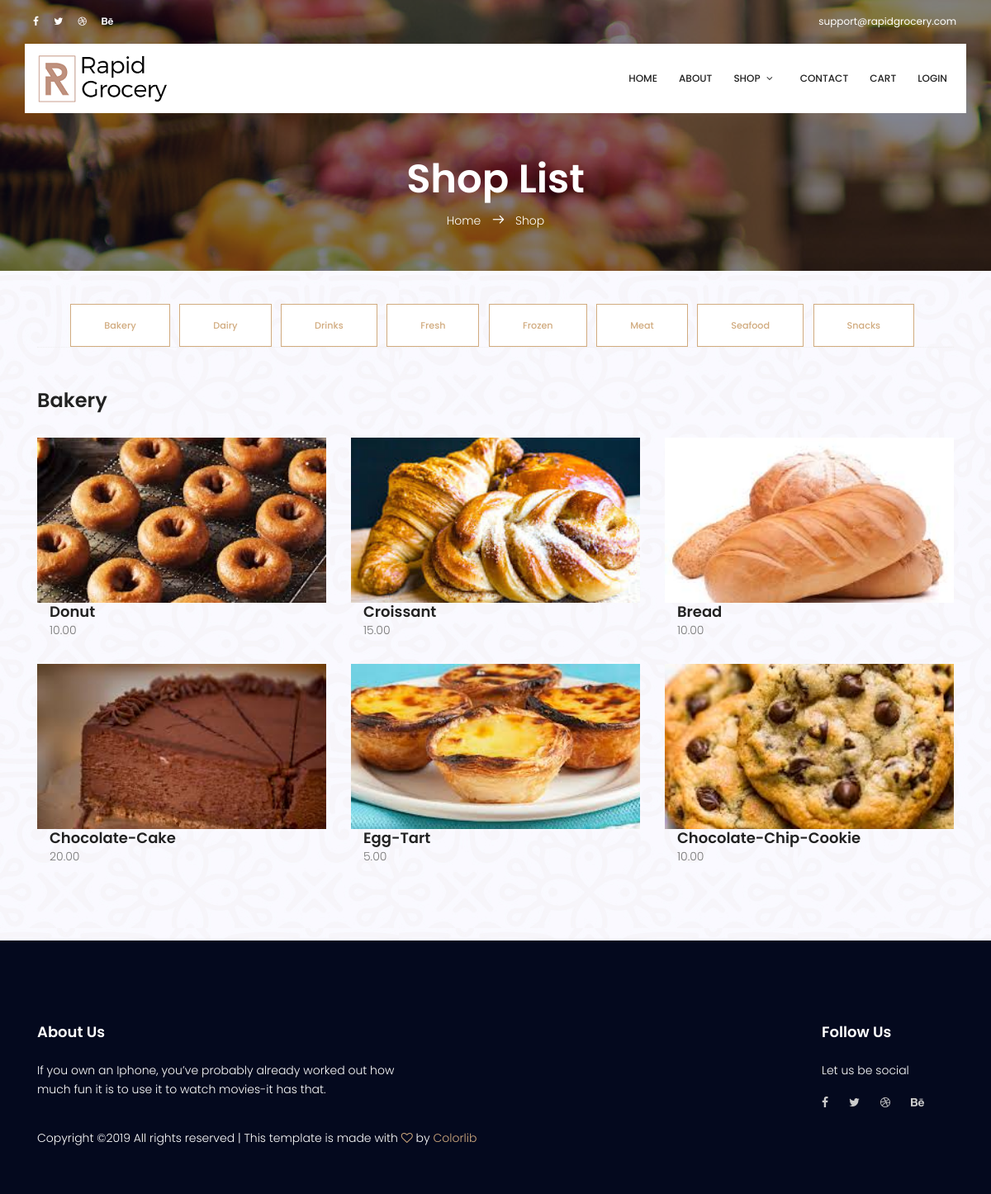
The app's page /shop.php?category_name=Bakery with its own data.
### tables this page shows
CREATE TABLE products (
  product_id         INT            PRIMARY KEY   AUTO_INCREMENT,
  category_id        INT            NOT NULL,
  product_code       VARCHAR(10)    NOT NULL      UNIQUE,
  product_name       VARCHAR(60)   NOT NULL,
  description        TEXT           NOT NULL,
  list_price         DECIMAL(10,2)  NOT NULL,
  discount_percent   DECIMAL(10,2)  NOT NULL      DEFAULT 0.00,
  date_added         DATETIME                     DEFAULT NULL,
  product_img		 VARCHAR(10),
  CONSTRAINT products_fk_categories
    FOREIGN KEY (category_id)
    REFERENCES categories (category_id)
);

### shop.php (the view, shortened to what this page needs)
<?php
include 'include/header.php';
include "config.php";
$category_name = $_GET["category_name"];
$sql_query = "select * from products p join categories c on p.category_id = c.category_id
                where category_name='$category_name';";
$result = $con->query($sql_query);
?>
<section class="banner-area relative about-banner" id="home">
    <div class="overlay overlay-bg"></div>
    <div class="container">
        <div class="row d-flex align-items-center justify-content-center">
            <div class="about-content col-lg-12">
                <h1 class="text-white">
                    Shop List
                </h1>
                <p class="text-white link-nav"><a href="index.php">Home </a>  <span class="lnr lnr-arrow-right"></span>  <a href="shop.php?category_name=Bakery"> Shop</a></p>
            </div>
        </div>
    </div>
</section>
<section class="menu-list-area section-gap">
    <div class="container">
        <div align="center">
            <a href="shop.php?category_name=Bakery" class="genric-btn primary-border e-large">Bakery</a> &nbsp;
            <a href="shop.php?category_name=Dairy" class="genric-btn primary-border e-large">Dairy</a> &nbsp;
            <a href="shop.php?category_name=Drinks" class="genric-btn primary-border e-large">Drinks</a> &nbsp;
            <a href="shop.php?category_name=Fresh" class="genric-btn primary-border e-large">Fresh</a> &nbsp;
            <a href="shop.php?category_name=Frozen" class="genric-btn primary-border e-large">Frozen</a> &nbsp;
            <a href="shop.php?category_name=Meat" class="genric-btn primary-border e-large">Meat</a> &nbsp;
            <a href="shop.php?category_name=Seafood" class="genric-btn primary-border e-large">Seafood</a> &nbsp;
            <a href="shop.php?category_name=Snacks" class="genric-btn primary-border e-large">Snacks</a> &nbsp;
        </div>
        <div id="pills-tabContent" class="tab-content absolute">
            <div class="tab-pane fade show active" id="Bakery" role="tabpanel" aria-labelledby="Bakery-tab">
                <div class="section-top-border">
                   <h3><?php echo $category_name ?></h3>
                        <div class="row gallery-item">
                    <?php
                        if ($result->num_rows > 0) {
                           while($rows = $result->fetch_assoc()) {
                           $product_id = $rows["product_id"];
                           $product_name = $rows["product_name"];
                           $list_price = $rows["list_price"];
                           $product_img = $rows["product_img"];
                    ?>
                            <div class="col-md-4">
                                <a href="shop_sub.php?product_id=<?php echo $product_id ?>" class="single-gallery-image"><div class="single-gallery-image" style="background: url(img/elements/<?php echo $product_img ?>.jpg);"></div></a>
                                <div class="s-price col">
                                    <h4><?php echo $product_name ?></h4>
                                    <span><?php echo $list_price ?></span>
                                </div>
                            </div>
                     <?php
                             }
                         } else {
                             echo "0 results";
                         }
                     ?>
                    </div>
                 </div>
            </div>
        </div>
    </div>
</section>

### css/main.css (style rules this page uses)
body { color:#777;font-family:"Poppins",sans-serif;font-size:14px;font-weight:300;line-height:1.625em;position:relative }
a { -webkit-transition:all 0.3s ease 0s;-moz-transition:all 0.3s ease 0s;-o-transition:all 0.3s ease 0s;transition:all 0.3s ease 0s }
a,a:focus,a:hover { text-decoration:none;outline:0 }
h1,h2,h3,h4,h5,h6 { font-family:"Poppins",sans-serif;color:#222;line-height:1.2em !important;margin-bottom:0;margin-top:0;font-weight:600 }
h1,.h1 { font-size:36px }
h3,.h3 { font-size:24px }
h4,.h4 { font-size:18px }
h6,.h6 { font-size:14px;color:#222 }
.text-white { color:#fff }
.relative { position:relative }
.overlay { position:absolute;left:0;right:0;top:0;bottom:0 }
h1 { font-size:36px }
h3 { font-size:24px }
h4 { font-size:18px }
h6 { font-size:14px }
h1,h2,h3,h4,h5,h6 { line-height:1.5em }
.genric-btn { display:inline-block;outline:none;line-height:40px;padding:0 30px;font-size:.8em;text-align:center;text-decoration:none;font-weight:500;cursor:pointer;-webkit-transition:all 0.3s ease 0s;-moz-transition:all 0.3s ease 0s;-o-transition:all 0.3s ease 0s;transition:all 0.3s ease 0s }
.genric-btn.e-large { padding:0 40px;line-height:50px }
.genric-btn.primary-border { color:#d1ab7f;border:1px solid #d1ab7f;background:#fff }
.single-gallery-image { margin-top:30px;background-repeat:no-repeat !important;background-position:center center !important;background-size:cover !important;height:200px;-webkit-transition:all 0.3s ease 0s;-moz-transition:all 0.3s ease 0s;-o-transition:all 0.3s ease 0s;transition:all 0.3s ease 0s }
.section-gap { padding:40px 0 }
.banner-area { background:url(../img/banner-bg.jpg) center;background-size:cover;background-attachment:fixed }
.banner-area .overlay-bg { background-color:rgba(4,9,30,0.5) }
.footer-area { background:#04091e;padding-top:100px }
.footer-area h6 { margin-bottom:25px;font-size:18px;font-weight:600;color:#fff }
.footer-area p { color:#fff }
.footer-social a { padding-right:25px;-webkit-transition:all 0.3s ease 0s;-moz-transition:all 0.3s ease 0s;-o-transition:all 0.3s ease 0s;transition:all 0.3s ease 0s }
.footer-social i { color:#cccccc;-webkit-transition:all 0.3s ease 0s;-moz-transition:all 0.3s ease 0s;-o-transition:all 0.3s ease 0s;transition:all 0.3s ease 0s }
.footer-text { padding-top:20px }
.footer-text a,.footer-text i { color:#d1ab7f }
.section-top-border { padding:50px 0;border-top:1px dotted #eee }
.link-nav { margin-top:10px;margin-bottom:0px }
.about-banner { background:url(../img/top-banner.jpg) center }
.about-content { margin-top:138px;padding:50px 0px;text-align:center }
.about-content h1 { font-size:48px;font-weight:600 }
.about-content a { color:#fff;font-weight:300;font-size:14px }
.about-content .lnr { margin:0px 10px;font-weight:600 }
.menu-list-area { background:url(../img/pattern-bg.jpg) }

### records on screen
products: product_img (picture), product_name "Donut", list_price "10.00"
products: product_img (picture), product_name "Croissant", list_price "15.00"
products: product_img (picture), product_name "Bread", list_price "10.00"
products: product_img (picture), product_name "Chocolate-Cake", list_price "20.00"
products: product_img (picture), product_name "Egg-Tart", list_price "5.00"
products: product_img (picture), product_name "Chocolate-Chip-Cookie", list_price "10.00"

### other values on screen
$category_name "Bakery"
